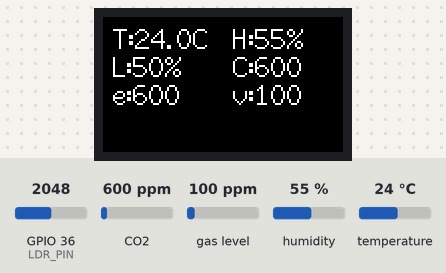
Simulated run of this program. Board: ESP32. On the bench: 240×135 colour display. Inputs (shaded band) come from the test bench; at power-on: CO2 600 ppm, gas level 100 ppm, GPIO 36 (LDR_PIN) = 2048, humidity 55 %, temperature 24 °C (analog values on the 0–4095 scale). WiFi joins after 1.5 s; servers stay silent unless stated; uploads are accepted with an empty reply; what the program prints to the serial monitor is not drawn.

Above: at 2.8 s.
2.9 s: CO2 set to 1050 ppm
At 5.1 s:
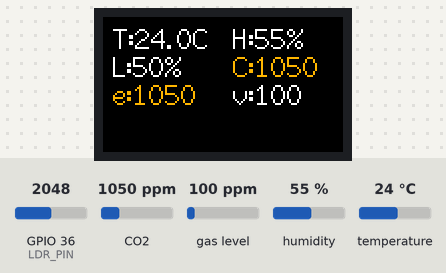
5.4 s: gas level set to 500 ppm
At 6.5 s:
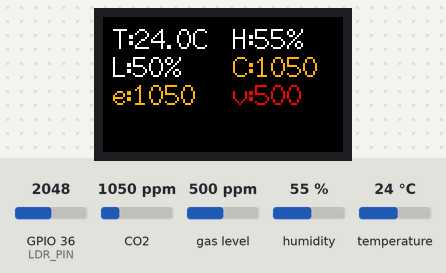
7.5 s: CO2 set to 1700 ppm
At 9.2 s:
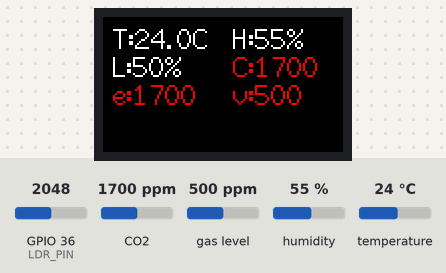
9.7 s: GPIO 36 (LDR_PIN) set to 2866
At 11.6 s:
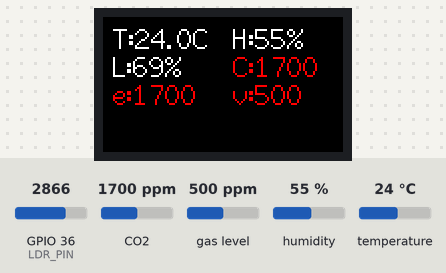
11.9 s: GPIO 36 (LDR_PIN) set to 3972
At 13.4 s:
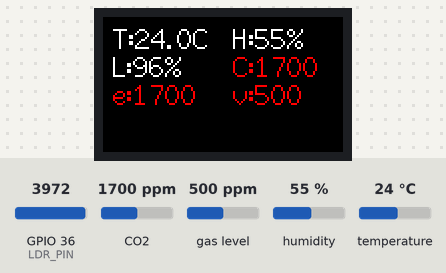
14.2 s: humidity set to 22 %
At 16.0 s:
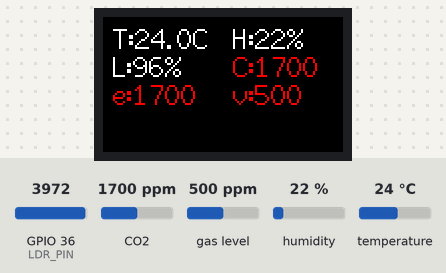
Timing chart, 0 to 17.4 s (numbered marks = the images above; inputs shaded):
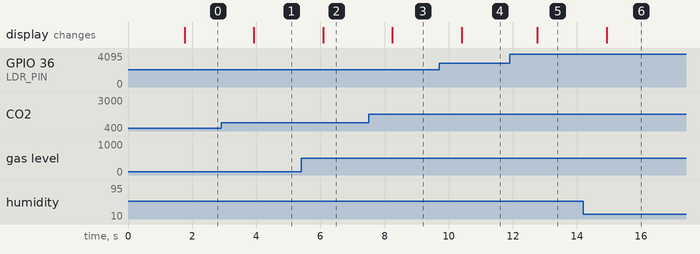

The program:

main.cpp
```cpp
#include <Arduino.h>
#include <WiFi.h>
#include <WiFiClientSecure.h>
#include <HTTPClient.h>
#include <Wire.h>
#include <DHT20.h>
#include <Adafruit_CCS811.h>
#include <HardwareSerial.h>
#include <MHZ19.h>
#include <ArduinoJson.h>
#include <TFT_eSPI.h>

// WiFi
#define WIFI_SSID "WIFI"
#define WIFI_PASSWORD "Password"

// Azure IoT Hub
#define SAS_TOKEN "SharedAccessSignature....."
const char* root_ca = R"EOF(
-----BEGIN CERTIFICATE-----
MIIEtjCCA56gAwIBAgIQCv1eRG9c89YADp5Gwibf9jANBgkqhkiG9w0BAQsFADBh
MQswCQYDVQQGEwJVUzEVMBMGA1UEChMMRGlnaUNlcnQgSW5jMRkwFwYDVQQLExB3
d3cuZGlnaWNlcnQuY29tMSAwHgYDVQQDExdEaWdpQ2VydCBHbG9iYWwgUm9vdCBH
MjAeFw0yMjA0MjgwMDAwMDBaFw0zMjA0MjcyMzU5NTlaMEcxCzAJBgNVBAYTAlVT
MR4wHAYDVQQKExVNaWNyb3NvZnQgQ29ycG9yYXRpb24xGDAWBgNVBAMTD01TRlQg
UlMyNTYgQ0EtMTCCASIwDQYJKoZIhvcNAQEBBQADggEPADCCAQoCggEBAMiJV34o
eVNHI0mZGh1Rj9mdde3zSY7IhQNqAmRaTzOeRye8QsfhYFXSiMW25JddlcqaqGJ9
GEMcJPWBIBIEdNVYl1bB5KQOl+3m68p59Pu7npC74lJRY8F+p8PLKZAJjSkDD9Ex
mjHBlPcRrasgflPom3D0XB++nB1y+WLn+cB7DWLoj6qZSUDyWwnEDkkjfKee6ybx
SAXq7oORPe9o2BKfgi7dTKlOd7eKhotw96yIgMx7yigE3Q3ARS8m+BOFZ/mx150g
dKFfMcDNvSkCpxjVWnk//icrrmmEsn2xJbEuDCvtoSNvGIuCXxqhTM352HGfO2JK
AF/Kjf5OrPn2QpECAwEAAaOCAYIwggF+MBIGA1UdEwEB/wQIMAYBAf8CAQAwHQYD
VR0OBBYEFAyBfpQ5X8d3on8XFnk46DWWjn+UMB8GA1UdIwQYMBaAFE4iVCAYlebj
buYP+vq5Eu0GF485MA4GA1UdDwEB/wQEAwIBhjAdBgNVHSUEFjAUBggrBgEFBQcD
AQYIKwYBBQUHAwIwdgYIKwYBBQUHAQEEajBoMCQGCCsGAQUFBzABhhhodHRwOi8v
b2NzcC5kaWdpY2VydC5jb20wQAYIKwYBBQUHMAKGNGh0dHA6Ly9jYWNlcnRzLmRp
Z2ljZXJ0LmNvbS9EaWdpQ2VydEdsb2JhbFJvb3RHMi5jcnQwQgYDVR0fBDswOTA3
oDWgM4YxaHR0cDovL2NybDMuZGlnaWNlcnQuY29tL0RpZ2lDZXJ0R2xvYmFsUm9v
dEcyLmNybDA9BgNVHSAENjA0MAsGCWCGSAGG/WwCATAHBgVngQwBATAIBgZngQwB
AgEwCAYGZ4EMAQICMAgGBmeBDAECAzANBgkqhkiG9w0BAQsFAAOCAQEAdYWmf+AB
klEQShTbhGPQmH1c9BfnEgUFMJsNpzo9dvRj1Uek+L9WfI3kBQn97oUtf25BQsfc
kIIvTlE3WhA2Cg2yWLTVjH0Ny03dGsqoFYIypnuAwhOWUPHAu++vaUMcPUTUpQCb
eC1h4YW4CCSTYN37D2Q555wxnni0elPj9O0pymWS8gZnsfoKjvoYi/qDPZw1/TSR
penOgI6XjmlmPLBrk4LIw7P7PPg4uXUpCzzeybvARG/NIIkFv1eRYIbDF+bIkZbJ
QFdB9BjjlA4ukAg2YkOyCiB8eXTBi2APaceh3+uBLIgLk8ysy52g2U3gP7Q26Jlg
q/xKzj3O9hFh/g==
-----END CERTIFICATE-----
)EOF";

String iothubName = "CS147Davidhub";
String deviceName = "147esp32";
String url = "https://" + iothubName + ".azure-devices.net/devices/" + deviceName + "/messages/events?api-version=2021-04-12";

#define TELEMETRY_INTERVAL 10000
#define SDA_PIN  21
#define SCL_PIN  22
#define LDR_PIN  36
#define CO2_RX   33
#define CO2_TX   32
#define TFT_BL   4


DHT20 dht;
Adafruit_CCS811 ccs;
HardwareSerial co2Serial(2);
MHZ19 mhz19;
TFT_eSPI tft;

uint32_t lastTelemetryTime = 0;
float temp = NAN, humi = NAN;
int   adcRaw = 0;
float lightPct = 0;

float eco2_f = NAN, tvoc_f = NAN;
const int CO2_WARN =1000;
const int CO2_ALERT=1500;
const int TVOC_WARN =300;

static inline float topct(int v) {
  float p = (v /4095.0f) *100.0f;
  if (p<0) p=0;
  if (p>100) p = 100;
  return p;
}


void drawFrame() {
  pinMode(TFT_BL, OUTPUT);
  digitalWrite(TFT_BL, HIGH);
  tft.init();
  tft.setRotation(1);
  tft.fillScreen(TFT_BLACK);
  tft.setTextSize(2);
  tft.setTextColor(TFT_WHITE, TFT_BLACK);
  tft.setTextWrap(false);
}

void showonscreen(int co2R, float eco2, float tvoc) {
  const int leftX= 10;
  const int rightX=130;
  const int topY= 6;
  const int rowStep =28;

  tft.fillRect(0, 0, 240, 110, TFT_BLACK);
  tft.setTextSize(2);
  tft.setTextWrap(false);

  //T/H
  tft.setTextColor(TFT_WHITE, TFT_BLACK);
  String sTemp = "T:" +(isnan(temp) ? String("--") : String(temp, 1)+ "C");
  String sHum  = "H:" +(isnan(humi) ? String("--") : String((int)humi)+ "%");
  String sLight  = "L:" + String((int)lightPct)+ "%";
  tft.drawString(sTemp, leftX, topY, 2);
  tft.drawString(sHum,rightX, topY, 2);
  tft.drawString(sLight,leftX, topY + rowStep, 2);

  //CO2
  uint16_t co2Color=TFT_WHITE;
  if (co2R >= CO2_ALERT)  co2Color = TFT_RED;
  else if (co2R >= CO2_WARN)  co2Color = TFT_ORANGE;
  tft.setTextColor(co2Color, TFT_BLACK);
  String sCO2 = "C:" + ((co2R > 0 && co2R < 5000) ? String(co2R) : String("--"));
  tft.drawString(sCO2,rightX, topY + rowStep, 2);

  //eCO2
  uint16_t eco2Color = TFT_WHITE;
  if (!isnan(eco2)) {
    if (eco2 >= CO2_ALERT)  eco2Color = TFT_RED;
    else if (eco2 >= CO2_WARN)  eco2Color = TFT_ORANGE;
  }
  tft.setTextColor(eco2Color, TFT_BLACK);
  String sECO2 = "e:" + (isnan(eco2) ? String("--") : String((int)eco2));
  tft.drawString(sECO2, leftX, topY + rowStep * 2, 2);

  //TVOC
  uint16_t tvocColor = TFT_WHITE;
  if (!isnan(tvoc)) {
    if (tvoc >= TVOC_WARN) tvocColor = TFT_RED;
  }
  tft.setTextColor(tvocColor, TFT_BLACK);
  String sTVOC = "v:" + (isnan(tvoc) ? String("--") : String((int)tvoc));
  tft.drawString(sTVOC, rightX, topY+ rowStep * 2, 2);
}


void setup() {
  Serial.begin(115200);
  Wire.begin(SDA_PIN, SCL_PIN);
  dht.begin();

  if (ccs.begin(0x5A)) {
    ccs.setDriveMode(CCS811_DRIVE_MODE_1SEC);
  } else {
    Serial.println("CCS811 not found!");
  }

  analogReadResolution(12);
  analogSetPinAttenuation(LDR_PIN, ADC_11db);

  co2Serial.begin(9600, SERIAL_8N1, CO2_RX, CO2_TX);
  mhz19.begin(co2Serial);
  mhz19.autoCalibration(false);

  drawFrame();
  WiFi.begin(WIFI_SSID, WIFI_PASSWORD);
  while (WiFi.status() != WL_CONNECTED) { delay(500); Serial.print("."); }
  Serial.println("\nWiFi connected!");
}

void loop() {

  if (dht.read() == 0) {
    temp = dht.getTemperature();
    humi = dht.getHumidity();
  }

  adcRaw   = analogRead(LDR_PIN);
  lightPct = topct(adcRaw);
  float eco2_now = NAN, tvoc_now = NAN;
  if (ccs.available()) {
    if (!isnan(humi) && !isnan(temp)) ccs.setEnvironmentalData((uint8_t)humi, temp);
    if (!ccs.readData()) {
    float eco2_now = ccs.geteCO2();
    float tvoc_now = ccs.getTVOC();
    if (!isnan(eco2_now)) eco2_f = eco2_now;
    if (!isnan(tvoc_now)) tvoc_f = tvoc_now;
  }
}
  int co2R = mhz19.getCO2();
  Serial.print("{\"temp\":");
  Serial.print(isnan(temp)?NAN:temp,1);
  Serial.print(",\"hum\":");
  Serial.print(isnan(humi)?NAN:humi,0);
  Serial.print(",\"light_raw\":");
  Serial.print(adcRaw);
  Serial.print(",\"light_pct\":");
  Serial.print(lightPct,0);
  Serial.print(",\"co2\":");
  Serial.print(co2R);
  Serial.print(",\"eco2\":");
  Serial.print(isnan(eco2_f)?-1:eco2_f,0);
  Serial.print(",\"tvoc\":");
  Serial.print(isnan(tvoc_f)?-1:tvoc_f,0);
  Serial.println("}");

  showonscreen(co2R, eco2_f, tvoc_f);

if (millis() - lastTelemetryTime >= TELEMETRY_INTERVAL) {
  StaticJsonDocument<256> doc;

  doc["temperature"] = temp;
  doc["humidity"]  = humi;
  doc["light_raw"]  = adcRaw;
  doc["light_pct"]  = (int)lightPct;
  doc["co2"]      = co2R;

  if (isnan(eco2_f)) doc["eco2"] = nullptr; else doc["eco2"] = (int)eco2_f;
  if (isnan(tvoc_f)) doc["tvoc"] = nullptr; else doc["tvoc"] = (int)tvoc_f;

  char buffer[320];
  serializeJson(doc, buffer);

  WiFiClientSecure client;
  client.setCACert(root_ca);

  HTTPClient http;
  http.begin(client, url);
  http.addHeader("Content-Type", "application/json");
  http.addHeader("Authorization", SAS_TOKEN);

  int httpCode = http.POST((uint8_t*)buffer, strlen(buffer));
  if (httpCode == 204) {
    Serial.println(String("Telemetry sent: ") + buffer);
  } else {
    Serial.println(String("Send failed, HTTP: ") + httpCode);
  }
  http.end();

  lastTelemetryTime = millis();
}
delay(1000);
}
```

Measured:
- after the input at 2.9 s, the display: changes after 1.0 s (image 1)
- after the input at 5.4 s, the display: changes after 0.69 s (image 2)
- after the input at 7.5 s, the display: changes after 0.75 s (image 3)
- after the input at 9.7 s, the display: changes after 0.71 s (image 4)
- after the input at 11.9 s, the display: changes after 0.87 s (image 5)
- after the input at 14.2 s, the display: changes after 0.73 s (image 6)
